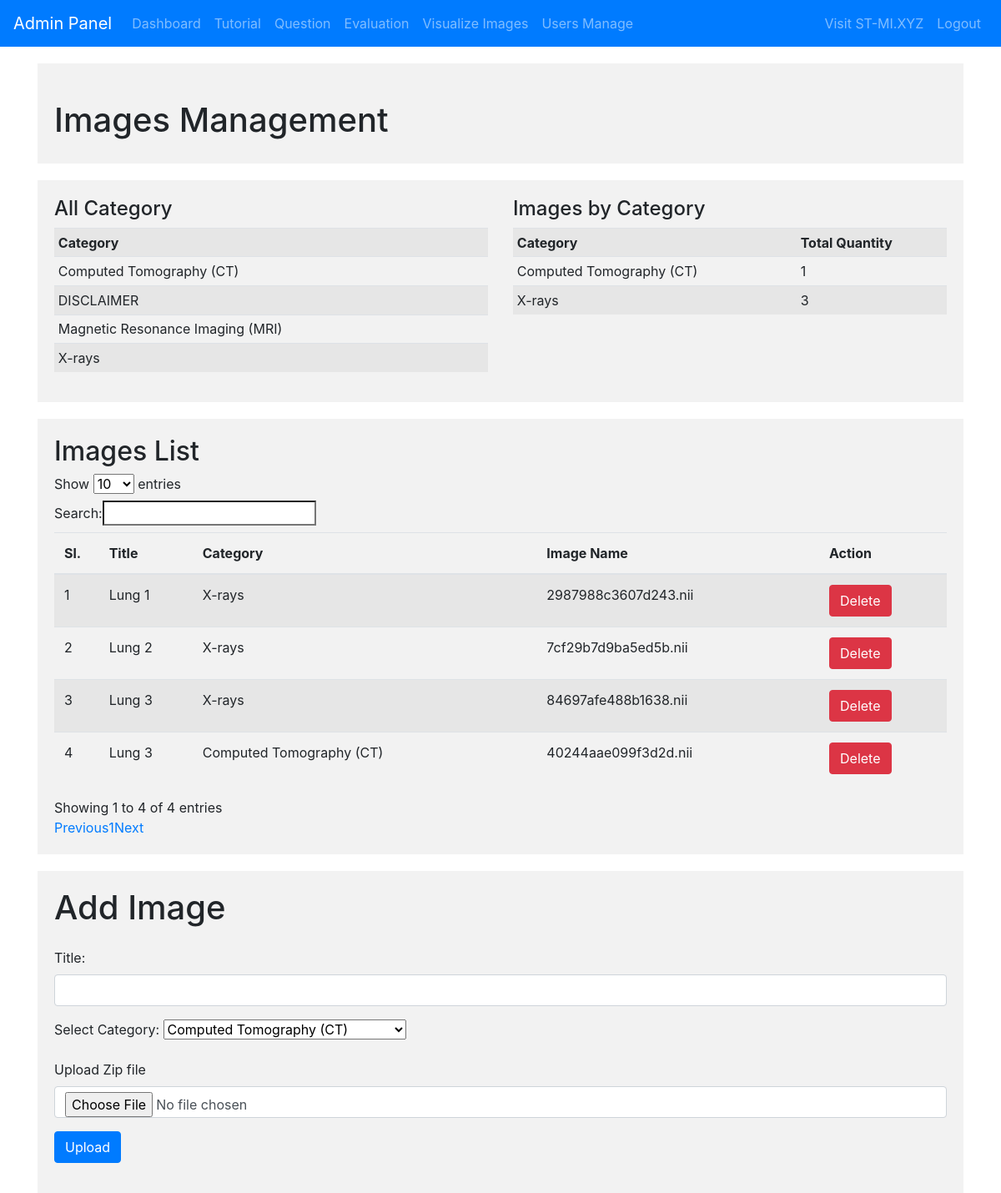
Page /images/list on the earlier database version.
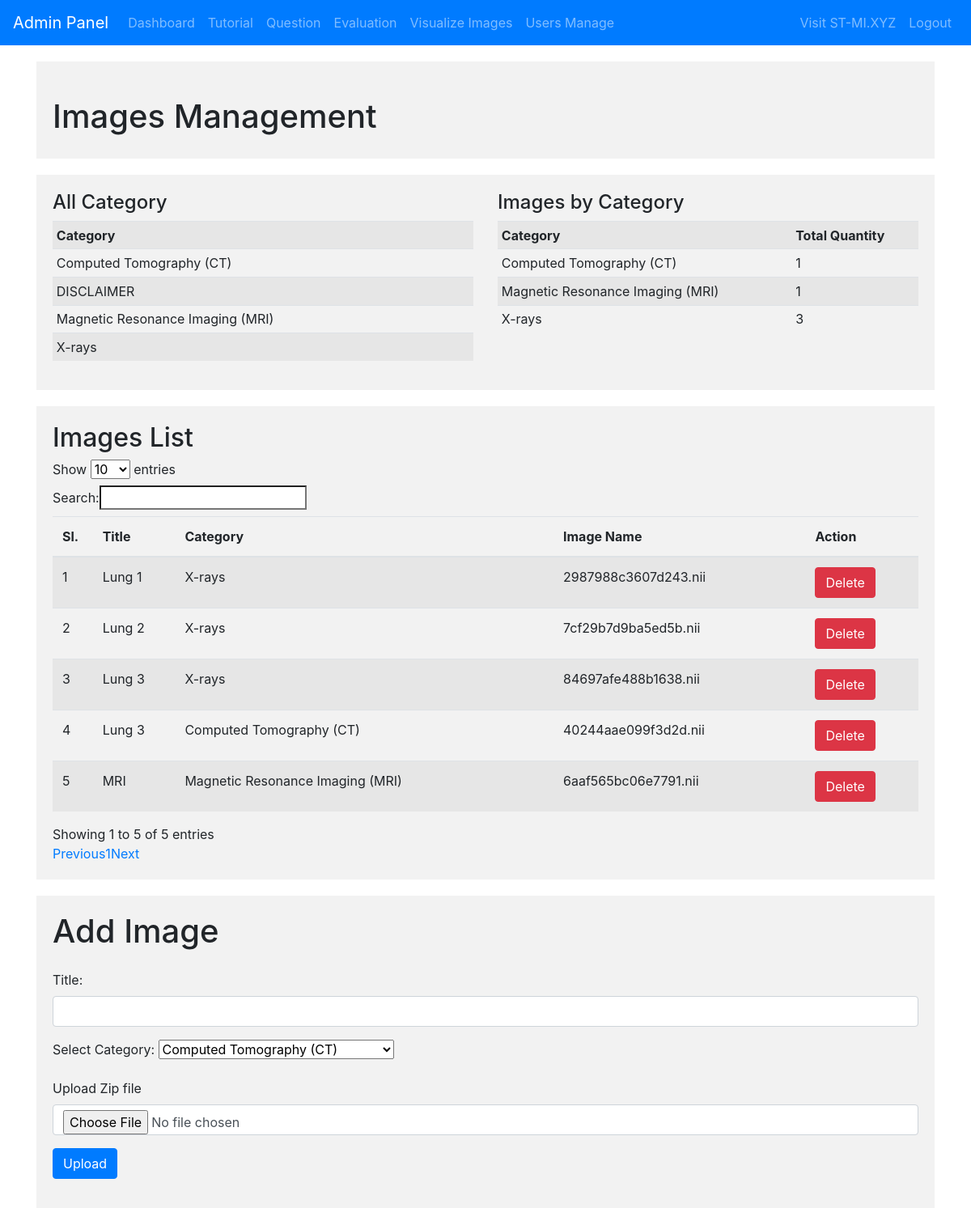
Same page on the later database version.
### tables this page shows
CREATE TABLE images_table (
    id INTEGER PRIMARY KEY,
    title VARCHAR(255),
    category VARCHAR(255),
    img_path VARCHAR(255) NOT NULL,
    png_path VARCHAR(255) NULL,
    user_id VARCHAR(255) NULL,
    status VARCHAR(255) NULL
);

### admin.py (the view)
@app.route('/images/list')
def list_images():
    conn = get_db_connection()
    image_cursor = conn.execute('SELECT * FROM images_table')
    list_images = image_cursor.fetchall()
    cat_count_cursor_questions = conn.execute('SELECT category_id, COUNT(*) AS total_quantity FROM tutorials GROUP BY category_id')
    cat_count_cursor_questions = cat_count_cursor_questions.fetchall()
    cat_count_cursor_images = conn.execute('SELECT category, COUNT(*) AS total_quantity FROM images_table GROUP BY category')
    cat_count_cursor_images = cat_count_cursor_images.fetchall()
    conn.close()
    return render_template('admin_images.html', list_images=list_images, cat_count_cursor_images=cat_count_cursor_images,cat_count_cursor_questions=cat_count_cursor_questions)

### admin.py (called while the page is built)
@app.before_request
def check_admin_access():
    if request.endpoint and request.endpoint.startswith('admin'):
        if not is_admin():
            return redirect(url_for('hello'))

def get_db_connection():
    conn = sqlite3.connect('database.db')
    conn.row_factory = sqlite3.Row
    return conn

### templates/admin_images.html
{% extends 'admin_template.html' %}
{% block content %}
<div class="section">
    <h1 class="mt-4">Images Management</h1>
</div>
    <div class="section">
        <div class="row">
            <div class="col-md-6">
                <h4>All Category</h4>
                <table class="table table-striped table-sm">
                    <tr>
                        <th>Category</th>
                    </tr>
                    {% for row in cat_count_cursor_questions %}
                        <tr>
                            <td>{{ row['category_id'] }}</td>
                        </tr>
                    {% endfor %}
                </table>
            </div>
        <div class="col-md-6">
            <h4>Images by Category</h4>
            <table class="table table-striped table-sm">
                <tr>
                    <th>Category</th>
                    <th>Total Quantity</th>
                </tr>
                {% for row in cat_count_cursor_images %}
                    <tr>
                        <td>{{ row['category'] }}</td>
                        <td>{{ row['total_quantity'] }}</td>
                    </tr>
                {% endfor %}
            </table>
        </div>
    </div>
    </div>
    <div class="section">
    <h2>Images List</h2>
    <table class="table table-striped" id="dataTable">
        <thead>
            <tr>
                <th>Sl.</th>
                <th>Title</th>
                <th>Category</th>
                <th>Image Name</th>
                <th>Action</th>
            </tr>
        </thead>
        <tbody>
            {% for img in list_images %}
            <tr>
                <td>
                    {{ loop.index }}
                </td>
                <td>
                    {{ img.title }}
                </td>
                <td>{{ img.category }}</td>
                <td>{{ img.img_path }}</td>
                <td>
                    <a href="{{url_for('delete_image', image_path=img.img_path,image_id=img.id)}}" onClick="confirm('Delete entry?')">
                        <button class="btn btn-danger">Delete</button>
                    </a>
                </td>
            </tr>
            {% endfor %}
        </tbody>
    </table>
</div>
    <div class="section">
        <h1 class="mb-4">Add Image</h1>
        <form method="POST" enctype="multipart/form-data" action="/images_upload">
            <div class="mb-3">
                <label for="title" class="form-label">Title:</label>
                <input type="text" name="title" required class="form-control">
            </div>
            <div class="mb-3">
                <label for="category" class="form-label">Select Category:</label>
                <select name="category" required id="category" class="form-select">
                    {% for category in cat_count_cursor_questions %}
                        <option value="{{ category['category_id'] }}">{{ category['category_id'] }}</option>
                    {% endfor %}
                </select>
            </div>
            <div class="mb-3">
                <label for="file" class="form-label">Upload Zip file</label>
                <input type="file" name="file" class="form-control">
            </div>
            <div class="mb-3">
                <input type="submit" value="Upload" class="btn btn-primary">
            </div>
        </form>
    </div>
{% endblock %}

Differences in the rows shown:
added images_table: category "Magnetic Resonance Imaging (MRI)", total_quantity "1", title "MRI", img_path "6aaf565bc06e7791.nii"
Other differences:
text written by a page script: "Show entries Search: Showing 1 to 4 of 4 entries Previous 1 Next" → "Show entries Search: Showing 1 to 5 of 5 entries Previous 1 Next"
